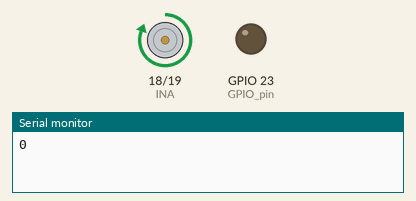
The sketch below on a simulated ESP32. On the bench: motor-driver pin pairs drawn as motors (green arrow = first pin HIGH = forward, orange = second pin HIGH = backward, longer = more drive), output pins drawn as LEDs (lit = HIGH), the last lines printed to the serial monitor.

Above: at 0.1 s.
At 9.9 s:
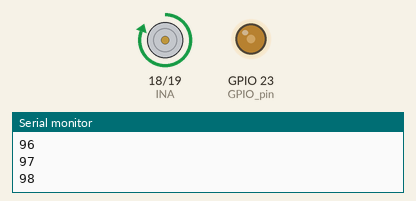
At 19.9 s:
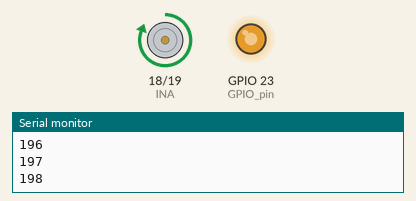
At 39.71 s:
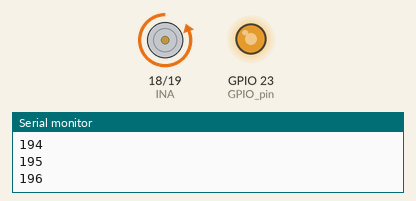
Timing chart, 0 to 40.0 s (numbered marks = the images above):
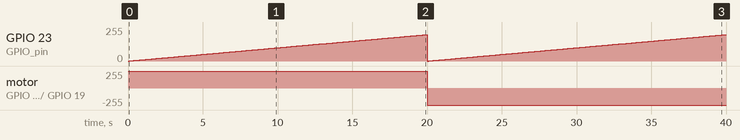

Measured:
- by itself, motor on GPIO 18 (INA) / GPIO 19 (INB): stopped → forward 255/255 at 0.00 s, → backward 255/255 20.0 s later
- by itself, GPIO 23 (GPIO_pin): 0/255 → 1/255 at 0.10 s, → 2/255 0.10 s later, → 3/255 0.10 s later, → 4/255 0.10 s later, … (397 changes in this stretch)

The sketch:

PWMESP32.ino
```cpp
#define EncA 25
#define EncB 26
#define INA 18
#define INB 19
#define GPIO_pin 23

// Setting PWM ESP32
const int PWM_Freq = 1000;
const int PWM_Ch = 0;
const int PWM_Res = 8;
//int dutycycle = 200;

void setup() {
  // put your setup code here, to run once:
  pinMode(EncA, INPUT);
  pinMode(EncB, INPUT);
  pinMode(INA, OUTPUT);
  pinMode(INB, OUTPUT);
  pinMode(GPIO_pin, OUTPUT);
  Serial.begin(115200);

  ledcAttachPin(GPIO_pin, PWM_Ch);
  ledcSetup(PWM_Ch, PWM_Freq, PWM_Res);
}

void loop() {
  // put your main code here, to run repeatedly:
  digitalWrite(INA, HIGH);
  digitalWrite(INB, LOW);
  for (int i=0; i<200; i++)
  {
    ledcWrite(PWM_Ch, i);
    Serial.println(i);
    delay(100);
  }

  for (int i=0; i>200; i--)
  {
    ledcWrite(PWM_Ch, i);
    Serial.println(i);
    delay(100);
  }

  digitalWrite(INA, LOW);
  digitalWrite(INB, HIGH);
  for (int i=0; i<200; i++)
  {
    ledcWrite(PWM_Ch, i);
    Serial.println(i);
    delay(100);
  }
  for (int i=0; i>200; i--)
  {
    ledcWrite(PWM_Ch, i);
    Serial.println(i);
    delay(100);
  }
}
```
